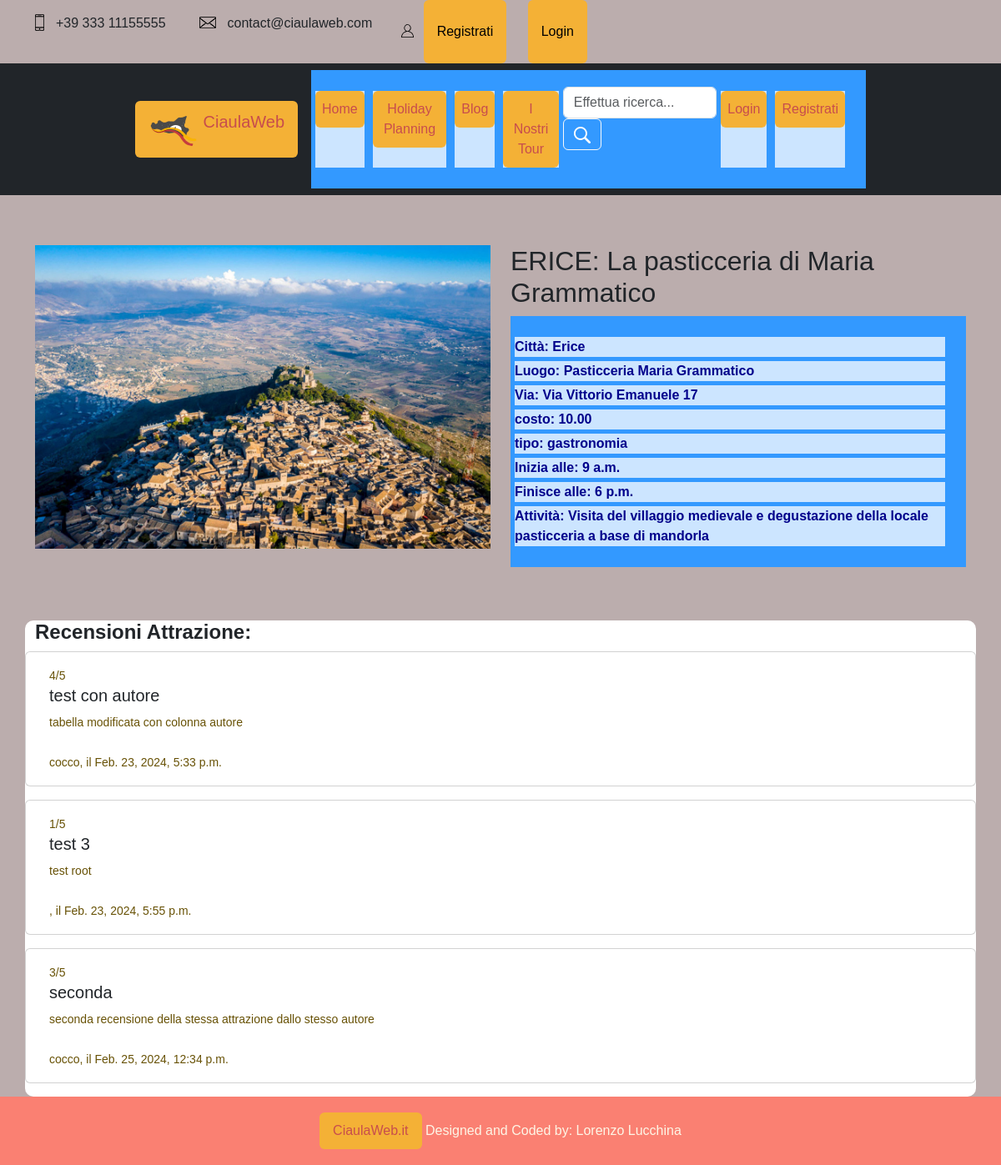
/attractions/attrazioni/detattrazione/ERICE: La pasticceria di Maria Grammatico, run on the app's committed database.
### attractions/models.py (models this page shows, shortened)
class Attrazione(models.Model):
    objects = None
    nome = models.CharField(max_length=200, primary_key=True)
    luogo = models.CharField(max_length=300)
    via = models.CharField(max_length=500)
    citta = models.CharField(max_length=200)
    costo = models.DecimalField(max_digits=10, decimal_places=2, blank=True)
    tipo = models.CharField(max_length=200)
    oraApertura = models.TimeField('ora apertura')
    oraChiusura = models.TimeField('ora chiusura')
    descrizione = models.TextField()
    attrazione_image = models.ImageField(blank=True, null=True)  # , upload_to='attractionImages/')
    class Meta:
        verbose_name = "Attrazione"
        verbose_name_plural = "Attrazioni"

class Recensione(models.Model):
    titolo = models.CharField(max_length=200, verbose_name='Titolo della recensione')
    contenuto = models.TextField(max_length=1000, verbose_name='Contenuto della recesione')
    valutazione = models.IntegerField(validators=[MaxValueValidator(5), MinValueValidator(0)],
                                      verbose_name='valutazione della recensione')
    autore = models.ForeignKey(UserProfileModel, related_name='autore_recensione',
                               on_delete=models.CASCADE)
    attrazione = models.ForeignKey(Attrazione, on_delete=models.CASCADE)
    data_creazione = models.DateTimeField(auto_now=True)
    class Meta:
        verbose_name = 'Recensione'
        verbose_name_plural = 'Recensioni'

### profiles/models.py (models this page shows, shortened)
class UserProfileModel(AbstractBaseUser):
    nrSocio = models.IntegerField(primary_key=True)  # chiave, deve autogenerarsi
    first_name = models.CharField(max_length=32)
    last_name = models.CharField(max_length=32)
    email = models.CharField(max_length=32, unique=True)
    codiceFiscale = models.CharField(max_length=18)
    telefono = models.CharField(max_length=32)
    dataDiNascita = models.DateField(null=True)
    profile_image = models.ImageField(blank=True, null=True, default="defaultuser.png")
    is_active = models.BooleanField(default=True)
    is_admin = models.BooleanField(default=False)
    objects = UserManager()
    USERNAME_FIELD = 'email'
    REQUIRED_FIELDS = []
    class Meta:
        verbose_name = 'User'
        verbose_name_plural = 'Users'

### attractions/views.py (the view, shortened to what this page needs)
# urls.py: path("attrazioni/detattrazione/<str:nome_attr>", DetailAttrazioneEntita, name="dettaglioattr"),
def DetailAttrazioneEntita(request, nome_attr):
    if Attrazione.objects.filter(nome=nome_attr).exists():
        templ = "attractions/dettaglioattrazione.html"
        attrazione = Attrazione.objects.get(nome=nome_attr)  # Acquisisco attrazione dal nome
        recensioni = Recensione.objects.filter(attrazione=attrazione)
        check = False
        ctx = {"attivita": attrazione, "check": check, "recensioni": recensioni, "title": "Dettaglio Attrazione "}
        if request.method == "GET":
            return render(request, template_name=templ, context=ctx)
        else:
            return HttpResponse("ERROR: nome attrazione non valido, RICHIESTA POST")

### attractions/templates/attractions/dettaglioattrazione.html (shortened to what this page needs)
{% extends 'base.html' %}
{% block head %}
{% load static %}
<link rel="stylesheet" type="text/css" href="{% static '/css/style.css' %}">
{% endblock %}
{% block content %}
    {% include "header.html" %}
<div class="container" style="margin-top: 60px;">
	<div class="row">
		<div class="col-md-6">
    		<img src="{{ attivita.attrazione_image.url | default_if_none:'#' }}" alt="pic attrazione" style="max-width:100%;height:auto;">
		</div>
		<div class="col-md-6">
			<h2>{{ attivita.nome }}</h2>
			<ul class="list-unstyled">
    			<li> <strong> Città: {{ attivita.citta }} </strong> </li>
    			<li> <strong> Luogo: {{ attivita.luogo }} </strong> </li>
    			<li> <strong> Via: {{ attivita.via }} </strong> </li>
    			<li> <strong> costo: {{ attivita.costo }} </strong> </li>
    			<li> <strong> tipo: {{ attivita.tipo }} </strong> </li>
                <li> <strong> Inizia alle: {{ attivita.oraApertura }} </strong> </li>
    			<li> <strong> Finisce alle: {{ attivita.oraChiusura }} </strong> </li>
    			<li> <strong> Attività: {{ attivita.descrizione }} </strong> </li>
			</ul>
		</div>
	</div>
</div>
    <br> <br>
    <div class="container" style="background-color:white; border-radius: 10px;">
        <br>
        <div class="row align-self-center">
            <h4> <b> Recensioni Attrazione: </b> </h4> <br>
            {% if recensioni.count == 0 %}
                <h4> Nessuna recensione disponibile </h4> <br>
                <br>
            {% else %}
                {% for r in recensioni %}
                    <div class="card mb-3">
                        <div class="card-body">
                            <div class="text-end">
                                <p class="card-text">{{ r.valutazione }}/5</p>
                            </div>
                            <h5 class="card-title">{{ r.titolo }}</h5>
                            <p class="card-text">{{ r.contenuto }}</p>
                            <p class="card-text">{{ r.autore.first_name }}, il {{ r.data_creazione }} </p>
                        </div>
                    </div>
                {% endfor %}
            {% endif %}
        </div>
    </div>
{% endblock %}

### static/css/style.css (style rules this page uses)
* { font-family: 'Montserrat', sans-serif !important; }
ul { background: #3399ff; padding: 20px; }
ul li { background: #cce5ff; color: darkblue; margin: 5px; }
p { color: #685206; font-family: 'Helvetica Neue', sans-serif; font-size: 14px; line-height: 24px; margin: 0 0 24px; text-align: justify; text-justify: inter-word; }
:root { --gradient: linear-gradient(to left top, #dd2476 10%, #ff512f 90%) !important; }
body { background: #bbadad !important; }
.container { display: flex; justify-content: space-between; }

### data on the page
Attrazione: attrazione_image (picture), nome "ERICE: La pasticceria di Maria Grammatico", citta "Erice", luogo "Pasticceria Maria Grammatico", via "Via Vittorio Emanuele 17", costo "10.00", tipo "gastronomia", oraApertura "9 a.m.", oraChiusura "6 p.m.", descrizione "Visita del villaggio medievale e degustazione della locale pasticceria a base di mandorla"
Recensione: valutazione "4", titolo "test con autore", contenuto "tabella modificata con colonna autore", autore.first_name "cocco", data_creazione "Feb. 23, 2024, 5:33 p.m."
Recensione: valutazione "1", titolo "test 3", contenuto "test root", data_creazione "Feb. 23, 2024, 5:55 p.m."
Recensione: valutazione "3", titolo "seconda", contenuto "seconda recensione della stessa attrazione dallo stesso autore", autore.first_name "cocco", data_creazione "Feb. 25, 2024, 12:34 p.m."
